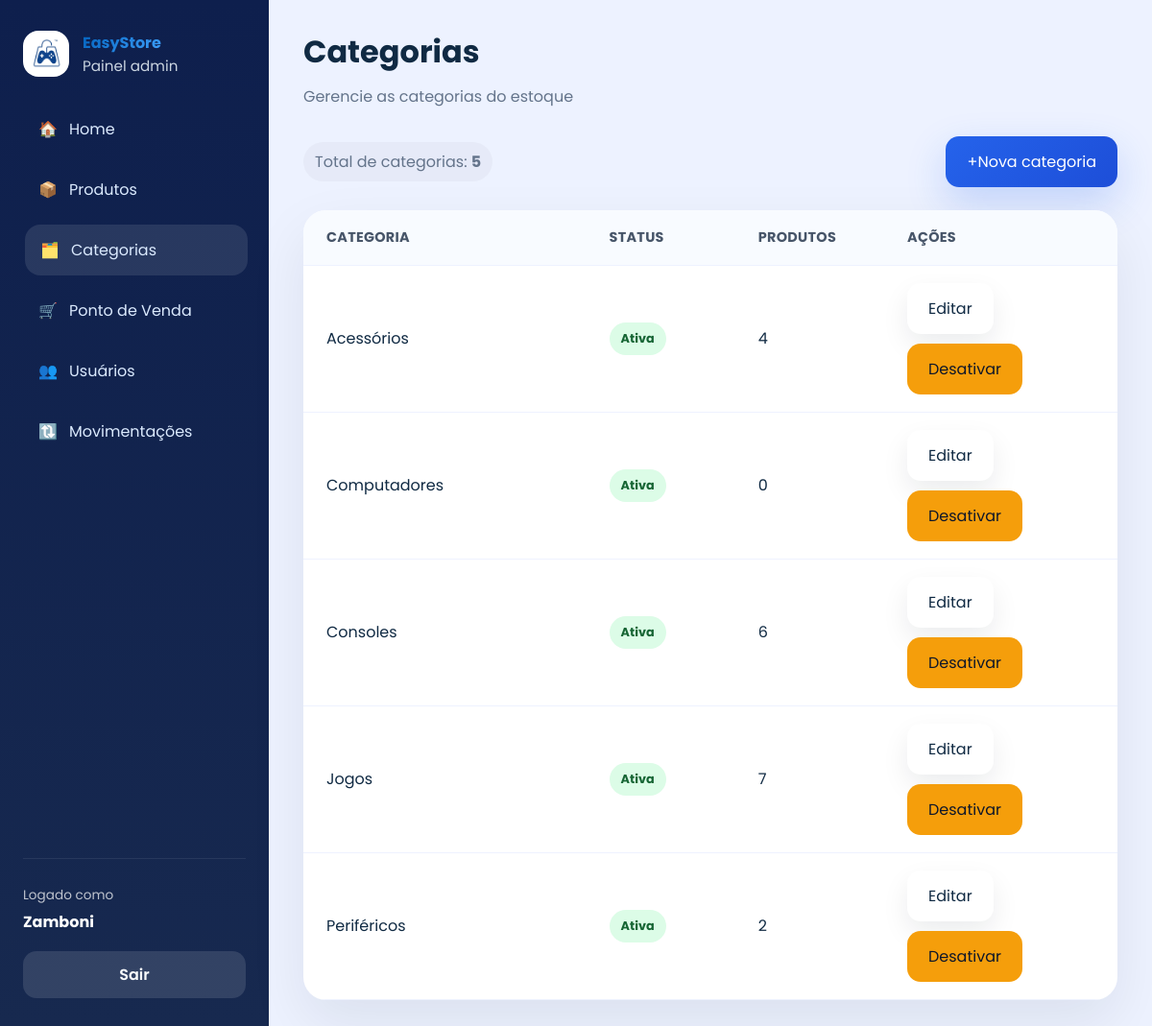
The page /categorias/ (signed in) on the database its author committed.
### app/models/categoria.py (models this page shows)
class Categoria(Base):
    __tablename__ = "categorias"
    id = Column(Integer, primary_key=True, autoincrement=True, index=True)
    nome = Column(String(167), nullable=False, unique=True)
    descricao = Column(String(255), nullable=True)
    ativo = Column(Boolean, default=True)
    produtos = relationship("Produto", back_populates="categoria", lazy="select")

### app/controllers/categoria_controller.py (the view)
@router.get("/")
def listar_categorias(
    request: Request,
    db: Session = Depends(get_db),
    admin = Depends(get_admin)
):
    categorias = db.query(Categoria).order_by(Categoria.nome).all()
    return templates.TemplateResponse(
        request,
        "admin/categorias.html",
        {
            "request":      request,
            "usuario":      admin,
            "categorias":   categorias,
            "page_title":   "Categorias",
            "page_subtitle":"Gerencie as categorias do estoque",
            "css_path":     "css/cadastros.css",
            "active":       "categorias",
        }
    )

### app/templates/admin/categorias.html
{% extends "admin/base.html" %}
{% block content %}
<div class="table-actions">
  <div class="detail-pill">Total de categorias: <strong>{{ categorias|length }}</strong></div>
  <a href="/categorias/nova" class="btn btn-primary">+Nova categoria</a>
</div>
<div class="table-card categories-table">
  <div class="table-row header">
    <div>Categoria</div>
    <div>Status</div>
    <div>Produtos</div>
    <div>Ações</div>
  </div>
  {% for categoria in categorias %}
  <div class="table-row">
    <div>{{ categoria.nome }}</div>
    <div><span class="status-badge {% if categoria.ativo %}active{% else %}inactive{% endif %}">{{ 'Ativa' if categoria.ativo else 'Inativa' }}</span></div>
    <div>{{ categoria.produtos|length }}</div>
    <div class="actions">
      <a href="/categorias/{{ categoria.id }}/editar" class="btn btn-secondary">Editar</a>
      <form action="/categorias/{{ categoria.id }}/toggle-ativo" method="post"><button type="submit" class="btn btn-warning">{% if categoria.ativo %}Desativar{% else %}Ativar{% endif %}</button></form>
    </div>
  </div>
  {% endfor %}
</div>
{% endblock %}

### app/static/css/admin.css (style rules this page uses)
:root { --bg: #edf2ff; --surface: #ffffff; --surface-soft: #f8fafc; --text: #102a43; --muted: #64748b; --primary: #2563eb; --primary-dark: #1d4ed8; --success: #16a34a; --warning: #f59e0b; --danger: #dc2626; --radius: 24px; --shadow: 0 24px 60px rgba(15, 23, 42, 0.08); --transition: 0.25s ease; --color-dark: #0262bd; --color-primary: #3fa1fc; }
* { box-sizing: border-box; margin: 0; padding: 0; }
html, body { min-height: 100%; background: var(--bg); color: var(--text); font-family: 'Poppins', sans-serif; }
body { overflow-x: hidden; }
a { color: inherit; text-decoration: none; }
button { cursor: pointer; font: inherit; }
.btn { align-items: center; border: none; border-radius: 14px; display: inline-flex; justify-content: center; padding: 14px 22px; transition: transform var(--transition), box-shadow var(--transition); }
.btn-primary { background: linear-gradient(135deg, var(--primary), var(--primary-dark)); box-shadow: 0 16px 40px rgba(37, 99, 235, 0.22); color: #ffffff; }
.btn-secondary { background: var(--surface); box-shadow: 0 12px 28px rgba(15, 23, 42, 0.08); color: var(--text); }
.btn-warning { background: var(--warning); color: #0f172a; }
.card, .table-card, .form-card { background: var(--surface); border-radius: var(--radius); box-shadow: var(--shadow); }
.table-card { overflow: hidden; }
.table-row { align-items: center; border-bottom: 1px solid #eef2ff; display: grid; gap: 16px; padding: 18px 24px; }
.table-row.header { background: #f8fbff; color: #475569; font-size: 0.9rem; font-weight: 700; letter-spacing: 0.02em; text-transform: uppercase; }
.actions { display: flex; flex-wrap: wrap; gap: 10px; }
.status-badge { border-radius: 999px; display: inline-flex; font-size: 0.8rem; font-weight: 700; padding: 8px 12px; }
.status-badge.active, .status-badge.entrada { background: #dcfce7; color: #166534; }
.page-actions, .table-actions { align-items: center; display: flex; flex-wrap: wrap; gap: 16px; justify-content: space-between; }
.detail-pill { background: rgba(15, 23, 42, 0.03); border-radius: 999px; color: var(--muted); padding: 8px 12px; }

### app/static/css/cadastros.css (style rules this page uses)
.categories-table .table-row { grid-template-columns: 2fr 1fr 1fr 1.4fr; }

### rows shown on the page
Categoria: nome "Acessórios", ativo "Ativa", produtos|length "4", shows "Desativar"
Categoria: nome "Computadores", ativo "Ativa", produtos|length "0", shows "Desativar"
Categoria: nome "Consoles", ativo "Ativa", produtos|length "6", shows "Desativar"
Categoria: nome "Jogos", ativo "Ativa", produtos|length "7", shows "Desativar"
Categoria: nome "Periféricos", ativo "Ativa", produtos|length "2", shows "Desativar"

### other values the page prints
{{ logged_name }} "Zamboni"
{{ page_title }} "Categorias"
{{ page_subtitle }} "Gerencie as categorias do estoque"
{{ categorias|length }} "5"
